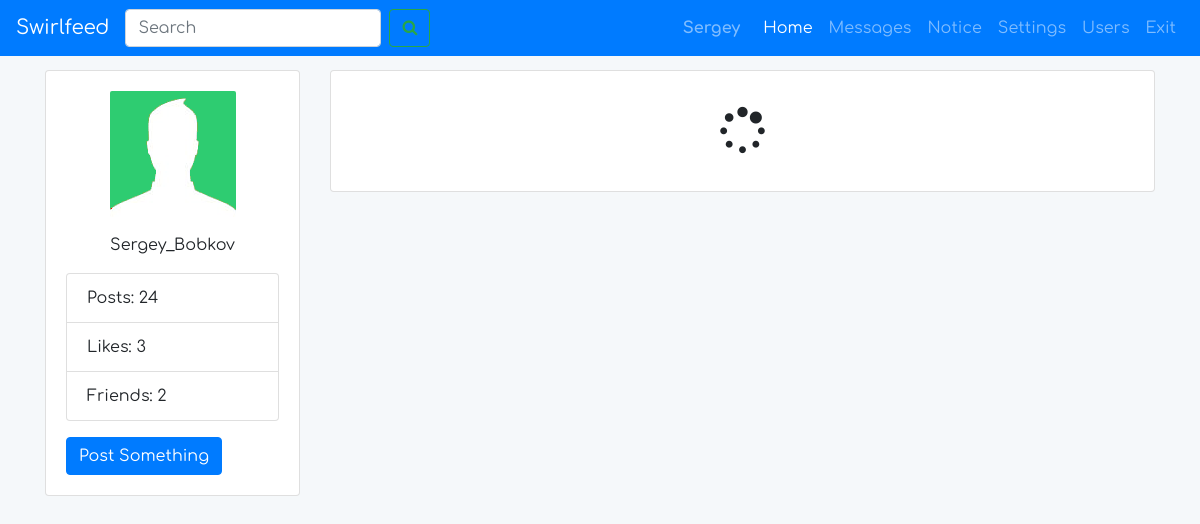
The page /id1111875596 (signed in) on the database as committed earlier.
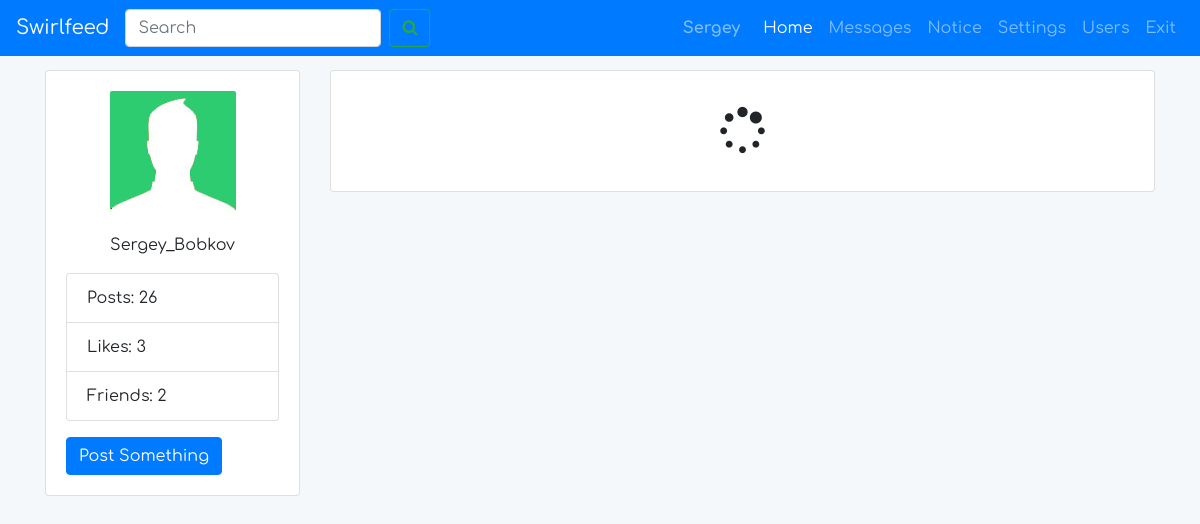
The same page on the database as committed later.
### tables this page shows
CREATE TABLE `users` (
  `id` int(11) UNSIGNED NOT NULL,
  `unique_id` varchar(255) NOT NULL,
  `first_name` varchar(25) NOT NULL,
  `last_name` varchar(25) NOT NULL,
  `username` varchar(100) NOT NULL,
  `email` varchar(100) NOT NULL,
  `password` varchar(255) NOT NULL,
  `signup_date` date NOT NULL,
  `profile_pic` varchar(255) NOT NULL,
  `num_posts` int(11) NOT NULL,
  `num_likes` int(11) NOT NULL,
  `user_closed` varchar(3) NOT NULL,
  `friend_array` text NOT NULL
);

### classes/DB.php (called while the page is built)
<?php
class DB {
  private static function connect()
  {
    $pdo = new PDO('mysql:host=localhost;dbname=SocialNetworkFB;charset=utf8', 'root', '');
    $pdo->setAttribute(PDO::ATTR_ERRMODE, PDO::ERRMODE_EXCEPTION);
    return $pdo;
  }
  public static function query($query, $params = [])
  {
    $statement = self::connect()->prepare($query);
    $statement->execute($params);
    if (explode(' ', $query)[0] == 'SELECT') {
      $data = $statement->fetchAll(PDO::FETCH_ASSOC);
      return $data;
    }
  }
}

### profile.php (the view, shortened to what this page needs)
<?php
require __DIR__ . '/includes/header.php';
if (isset($_GET['profile_uniqueid'])) {
  $uniqueId = $_GET['profile_uniqueid'];
  $userObj = DB::query('SELECT * FROM users WHERE unique_id = ?', [$uniqueId])[0];
  $numFriends = (substr_count($user['friend_array'], ',')) - 1;
}
?>
  <section class="user-details">
    <div class="container">
      <div class="row">
        <div class="col-md-3">
          <div class="card">
            <div class="card-body">
              <div class="user-details__main-img mb-3">
                <img src="<?php echo $userObj['profile_pic']; ?>" alt="<?php echo $userObj['username'];?>">
              </div>
              <p class="text-center"><?php echo $userObj['username'];?></p>
              <ul class="list-group mb-3">
                <li class="list-group-item">Posts: <?php echo $userObj['num_posts']; ?></li>
                <li class="list-group-item">Likes: <?php echo $userObj['num_likes']; ?></li>
                <li class="list-group-item">Friends: <?php echo $numFriends; ?></li>
              </ul>
              <div>
                <input type="submit" class="btn btn-primary" data-toggle="modal" data-target="#exampleModal" value="Post Something">
              </div>
            </div>
          </div>
        </div>
        <div class="col-md-9">
          <div class="card mb-3">
            <div class="card-body">
              <div class="text-center m-3">
                <i id="loading" class="fa fa-spinner fa-3x fa-spin"></i>
              </div>
            </div>
          </div>
        </div>
      </div>
    </div>
  </section>
<?php
require __DIR__ . '/includes/footer-profile.php';
?>

### includes/header.php (shortened to what this page needs)
<?php
if (isset($_SESSION['username'])) {
  $userEmail = $_SESSION['log_email'];
  $user = DB::query('SELECT * FROM users WHERE email=:email', [':email' => $userEmail])[0];
} else {
  header("Location: /register.php");
}
?><!doctype html>
<html lang="en">
<head>
  <link rel="stylesheet" href="/assets/css/bootstrap.css">
  <link rel="stylesheet" href="/assets/css/fontAweasome.css">
  <link rel="stylesheet" href="/assets/css/fonts.css">
  <link rel="stylesheet" href="/assets/css/style.css">
</head>
<body>
<header>
  <nav class="navbar navbar-expand-lg navbar-dark bg-primary fixed-top">
    <a class="navbar-brand" href="/">Swirlfeed</a>
    <div class="collapse navbar-collapse" id="navbarSupportedContent">
      <form class="form-inline my-2 my-lg-0 mr-auto">
        <input class="form-control mr-sm-2" type="search" placeholder="Search" aria-label="Search">
        <button class="btn btn-outline-success my-2 my-sm-0" type="submit"><i class="fa fa-search"></i></button>
      </form>
      <div class="userName">
        <a href="<?php echo $user['unique_id']; ?>"><?php echo $user['first_name']; ?></a>
      </div>
      <ul class="navbar-nav">
        <li class="nav-item active">
          <a class="nav-link" href="/">Home <span class="sr-only">(current)</span></a>
        </li>
        <li class="nav-item">
          <a class="nav-link" href="#">Messages</a>
        </li>
        <li class="nav-item">
          <a class="nav-link" href="#">Notice</a>
        </li>
        <li class="nav-item">
          <a class="nav-link" href="#">Settings</a>
        </li>
        <li class="nav-item">
          <a class="nav-link" href="requests.php">Users</a>
        </li>
        <li class="nav-item">
          <a class="nav-link" href="/logout.php">Exit</a>
        </li>
      </ul>
    </div>
  </nav>
</header>

### includes/footer-profile.php (shortened to what this page needs)
</body>
</html>

### assets/css/style.css (style rules this page uses)
body { font-family: 'ComfortaaRegularGoogle'; margin-top: 70px; background-color: #F5F8FA; }
.userName { font-family: 'ComfortaaBoldGoogle'; margin-right: 15px; }
img { max-width: 100%; }
.user-details__main-img { text-align: center; }
.user-details__main-img img { border-radius: 2px; }
.userName a { color: rgba(255, 255, 255, 0.5); }

Rows that differ between the two databases and show on the page:
changed users "Sergey": num_posts "24" → "26"
